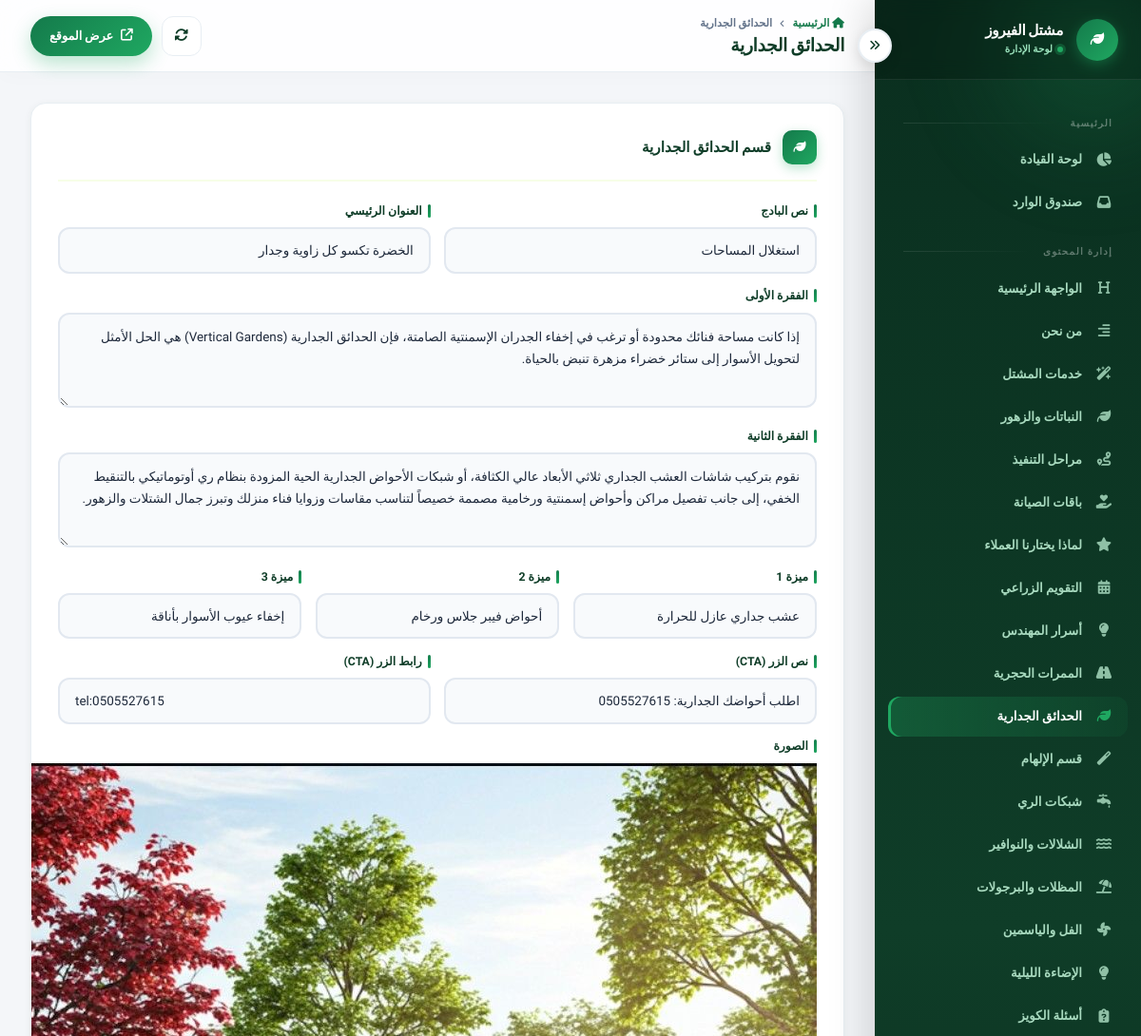
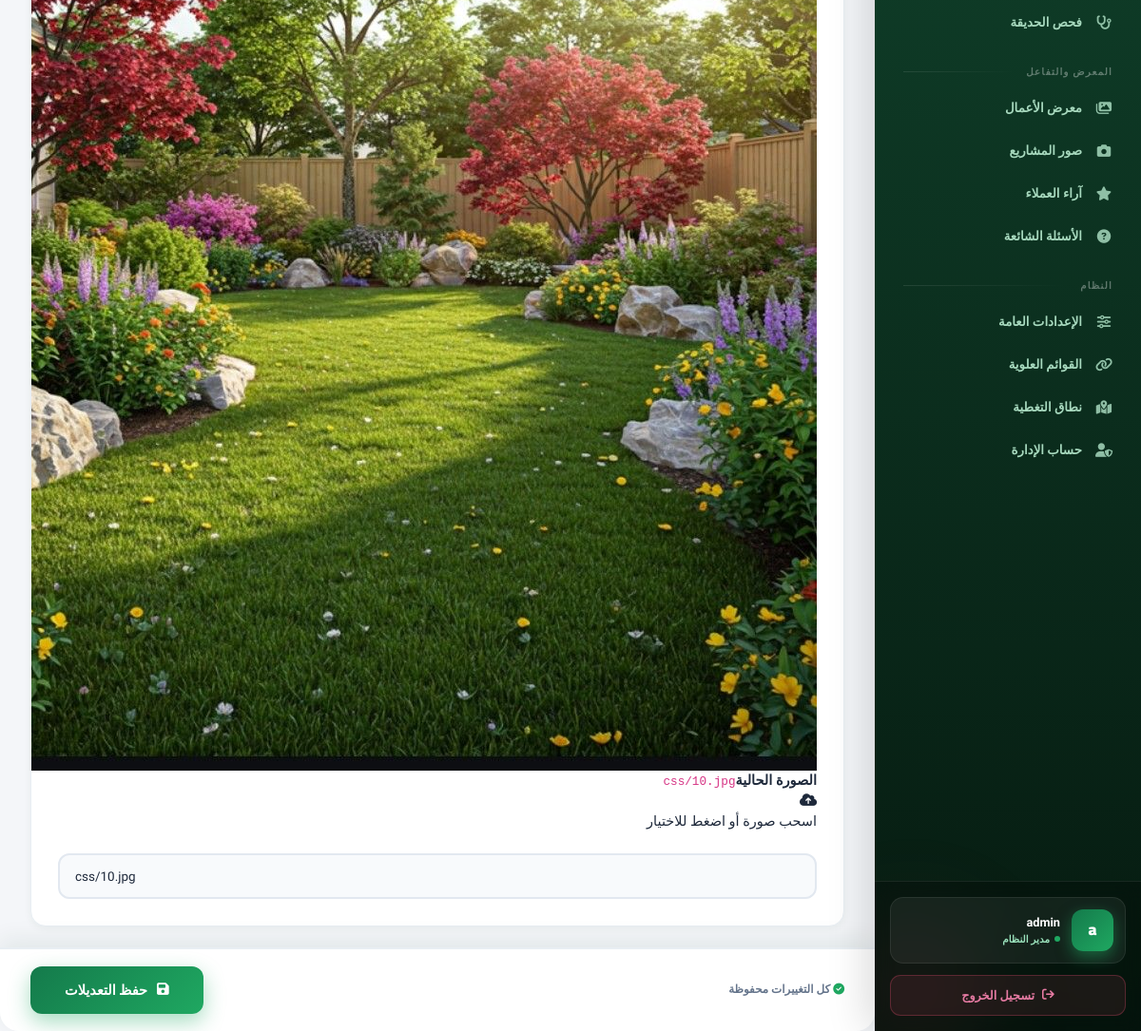
Page /admin/vertical_gardens.php (signed in) on the committed database (2 pictures, top to bottom).
### tables this page shows
CREATE TABLE `vertical_gardens` (
  `id` int(11) NOT NULL,
  `badge` varchar(100) DEFAULT 'استغلال المساحات',
  `title` varchar(255) DEFAULT NULL,
  `paragraph_1` text DEFAULT NULL,
  `paragraph_2` text DEFAULT NULL,
  `feature_1` varchar(255) DEFAULT NULL,
  `feature_2` varchar(255) DEFAULT NULL,
  `feature_3` varchar(255) DEFAULT NULL,
  `cta_text` varchar(100) DEFAULT NULL,
  `cta_link` varchar(255) DEFAULT NULL,
  `image` varchar(255) DEFAULT 'css/10.jpg',
  `updated_at` timestamp NOT NULL DEFAULT current_timestamp() ON UPDATE current_timestamp()
);

### config/database.php (called while the page is built, shortened)
<?php
function db(): PDO
{
    static $pdo = null;
    if ($pdo instanceof PDO) {
        return $pdo;
    }
    $dsn = sprintf('mysql:host=%s;dbname=%s;charset=%s', DB_HOST, DB_NAME, DB_CHARSET);
    $options = [
        PDO::ATTR_ERRMODE            => PDO::ERRMODE_EXCEPTION,
        PDO::ATTR_DEFAULT_FETCH_MODE => PDO::FETCH_ASSOC,
        PDO::ATTR_EMULATE_PREPARES   => false,
        PDO::MYSQL_ATTR_INIT_COMMAND => "SET NAMES utf8mb4 COLLATE utf8mb4_unicode_ci",
    ];
    try {
        $pdo = new PDO($dsn, DB_USER, DB_PASS, $options);
    } catch (PDOException $e) {
        if (APP_DEBUG) {
            die('DB Error: ' . $e->getMessage());
        }
        error_log('DB connection failed: ' . $e->getMessage());
        http_response_code(500);
        die('حدث خطأ في الاتصال بقاعدة البيانات. يرجى المحاولة لاحقاً.');
    }
    return $pdo;
}

### includes/functions.php (called while the page is built, shortened)
<?php
require_once __DIR__ . '/../config/database.php';
function e(?string $value): string
{
    return htmlspecialchars((string)$value, ENT_QUOTES | ENT_SUBSTITUTE, 'UTF-8');
}

### includes/auth.php (called while the page is built, shortened)
<?php
require_once __DIR__ . '/functions.php';
function isLoggedIn(): bool
{
    return true;
}
function currentAdmin(): ?array
{
    $stmt = db()->prepare('SELECT id, username, full_name, email, role, last_login FROM admin_users WHERE id = ? LIMIT 1');
    $stmt->execute([$_SESSION['admin_id']]);
    $u = $stmt->fetch();
    return $cache = $u ?: null;
}

### includes/upload.php (called while the page is built, shortened)
<?php
require_once __DIR__ . '/functions.php';
function adminImg(?string $path): string
{
    return '../' . $path;
}

### admin/vertical_gardens.php (the view, shortened to what this page needs)
<?php
require_once __DIR__ . '/../includes/auth.php';
require_once __DIR__ . '/../includes/upload.php';
$activeMenu = 'vertical-gardens';
$vg = db()->query('SELECT * FROM vertical_gardens LIMIT 1')->fetch() ?: [
    'badge'=>'استغلال المساحات','title'=>'','paragraph_1'=>'','paragraph_2'=>'',
    'feature_1'=>'','feature_2'=>'','feature_3'=>'',
    'cta_text'=>'','cta_link'=>'','image'=>'css/10.jpg',
];
include __DIR__ . '/includes/head.php';
?>
<form method="post" enctype="multipart/form-data" autocomplete="off">
<div class="h-card">
    <h3><i class="fa-solid fa-leaf"></i> قسم الحدائق الجدارية</h3>
    <div class="row g-3">
        <div class="col-md-6">
            <label class="f-label">نص البادج</label>
            <input type="text" name="badge" class="f-input" value="<?= e($vg['badge']) ?>">
        </div>
        <div class="col-md-6">
            <label class="f-label">العنوان الرئيسي</label>
            <input type="text" name="title" class="f-input" value="<?= e($vg['title']) ?>">
        </div>
        <div class="col-12">
            <label class="f-label">الفقرة الأولى</label>
            <textarea name="paragraph_1" class="f-textarea" rows="3"><?= e($vg['paragraph_1']) ?></textarea>
        </div>
        <div class="col-12">
            <label class="f-label">الفقرة الثانية</label>
            <textarea name="paragraph_2" class="f-textarea" rows="3"><?= e($vg['paragraph_2']) ?></textarea>
        </div>
        <div class="col-md-4">
            <label class="f-label">ميزة 1</label>
            <input type="text" name="feature_1" class="f-input" value="<?= e($vg['feature_1']) ?>">
        </div>
        <div class="col-md-4">
            <label class="f-label">ميزة 2</label>
            <input type="text" name="feature_2" class="f-input" value="<?= e($vg['feature_2']) ?>">
        </div>
        <div class="col-md-4">
            <label class="f-label">ميزة 3</label>
            <input type="text" name="feature_3" class="f-input" value="<?= e($vg['feature_3']) ?>">
        </div>
        <div class="col-md-6">
            <label class="f-label">نص الزر (CTA)</label>
            <input type="text" name="cta_text" class="f-input" value="<?= e($vg['cta_text']) ?>">
        </div>
        <div class="col-md-6">
            <label class="f-label">رابط الزر (CTA)</label>
            <input type="text" name="cta_link" class="f-input" value="<?= e($vg['cta_link']) ?>" dir="ltr">
        </div>
        <div class="col-12">
            <label class="f-label">الصورة</label>
            <?php if (!empty($vg['image'])): ?>
                <div class="img-current-preview">
                    <img src="<?= e(adminImg($vg['image'])) ?>" alt="">
                    <div class="meta"><strong>الصورة الحالية</strong><code><?= e($vg['image']) ?></code></div>
                </div>
            <?php endif; ?>
            <div class="img-upload-zone" onclick="this.nextElementSibling.click()">
                <i class="fa-solid fa-cloud-arrow-up"></i><p>اسحب صورة أو اضغط للاختيار</p>
            </div>
            <input type="text" name="image" class="f-input mt-2" value="<?= e($vg['image']) ?>" dir="ltr">
        </div>
    </div>
</div>
<div class="save-bar">
    <span style="font-size:.82rem;color:var(--text-muted);font-weight:700">
        <i class="fa-solid fa-circle-check" style="color:var(--color-green-bright)"></i> كل التغييرات محفوظة
    </span>
    <button type="submit" class="btn-save"><i class="fa-solid fa-floppy-disk"></i> حفظ التعديلات</button>
</div>
</form>
<?php include __DIR__ . '/includes/footer.php'; ?>

### admin/includes/sidebar.php (shortened to what this page needs)
<?php
$activeMenu = $activeMenu ?? '';
try { $unreadCount = (int)db()->query("SELECT COUNT(*) FROM contact_messages WHERE is_read=0")->fetchColumn(); } catch (Throwable $e) {}
?>
<button class="sb-collapse-btn" onclick="toggleSidebarCollapse()" title="طي / فتح القائمة">
    <i class="fa-solid fa-angles-right"></i>
</button>
<aside class="sidebar" id="sidebar">
    <div class="sb-brand">
        <?php if (file_exists(BASE_PATH . '/css/logo.jpeg')): ?>
            <img src="../css/logo.jpeg" alt="مشتل الفيروز">
        <?php else: ?>
            <div style="width:44px;height:44px;border-radius:50%;background:linear-gradient(135deg,var(--color-green-mid),var(--color-green-bright));display:grid;place-items:center;box-shadow:0 4px 14px rgba(31,168,97,.4)">
                <i class="fa-solid fa-leaf text-white"></i>
            </div>
        <?php endif; ?>
        <div>
            <h1>مشتل الفيروز</h1>
            <small>لوحة الإدارة</small>
        </div>
    </div>
    <nav class="sb-nav">
        <?php foreach ($navItems as $grp): ?>
            <div class="sb-section"><?= e($grp['group']) ?></div>
            <?php foreach ($grp['items'] as $it): ?>
              <a href="<?= e($it['href']) ?>" class="sb-link<?= $activeMenu === $it['id'] ? ' active' : '' ?>" title="<?= e($it['label']) ?>">
                    <i class="fa-solid <?= e($it['icon']) ?>"></i>
                    <span><?= e($it['label']) ?></span>
                </a>
            <?php endforeach; ?>
        <?php endforeach; ?>
    </nav>
    <div class="sb-footer">
        <div class="user-card">
            <div class="user-avatar"><?= e(mb_substr($admin['full_name'] ?: $admin['username'], 0, 1)) ?></div>
            <div class="user-info">
                <strong><?= e($admin['full_name'] ?: $admin['username']) ?></strong>
                <small><?= e($admin['role'] === 'admin' ? 'مدير النظام' : 'محرر') ?></small>
            </div>
        </div>
        <a href="/admin/logout.php" class="btn-logout" onclick="return confirmLogout(event)">
            <i class="fa-solid fa-arrow-right-from-bracket"></i> تسجيل الخروج
        </a>
    </div>
</aside>

### rows in the picture
vertical_gardens: badge "استغلال المساحات", title "الخضرة تكسو كل زاوية وجدار", paragraph_1 "إذا كانت مساحة فنائك محدودة أو ترغب في إخفاء الجدران الإسمنتية الصامتة، فإن الحدائق الجدارية (Vertical Gardens) هي الحل الأمثل لتحويل الأسوار إلى ستائر خضراء مزهرة تنبض بالحياة.", paragraph_2 "نقوم بتركيب شاشات العشب الجداري ثلاثي الأبعاد عالي الكثافة، أو شبكات الأحواض الجدارية الحية المزودة بنظام ري أوتوماتيكي بالتنقيط الخفي، إلى جانب تفصيل مراكن وأحواض إسمنتية ورخامية مصممة خصيصاً لتناسب مقاسات وزوايا فناء منزلك وتبرز جمال الشتلات والزهور.", feature_1 "عشب جداري عازل للحرارة", feature_2 "أحواض فيبر جلاس ورخام", feature_3 "إخفاء عيوب الأسوار بأناقة", cta_text "اطلب أحواضك الجدارية: 0505527615", cta_link "tel:0505527615", image (picture), image "css/10.jpg"

### other values in the picture
$grp['group'] "الرئيسية"
$it['label'] "لوحة القيادة"
$it['label'] "صندوق الوارد"
$grp['group'] "إدارة المحتوى"
$it['label'] "الواجهة الرئيسية"
$it['label'] "من نحن"
$it['label'] "خدمات المشتل"
$it['label'] "النباتات والزهور"
$it['label'] "مراحل التنفيذ"
$it['label'] "باقات الصيانة"
$it['label'] "لماذا يختارنا العملاء"
$it['label'] "التقويم الزراعي"
$it['label'] "أسرار المهندس"
$it['label'] "الممرات الحجرية"
$it['label'] "الحدائق الجدارية"
